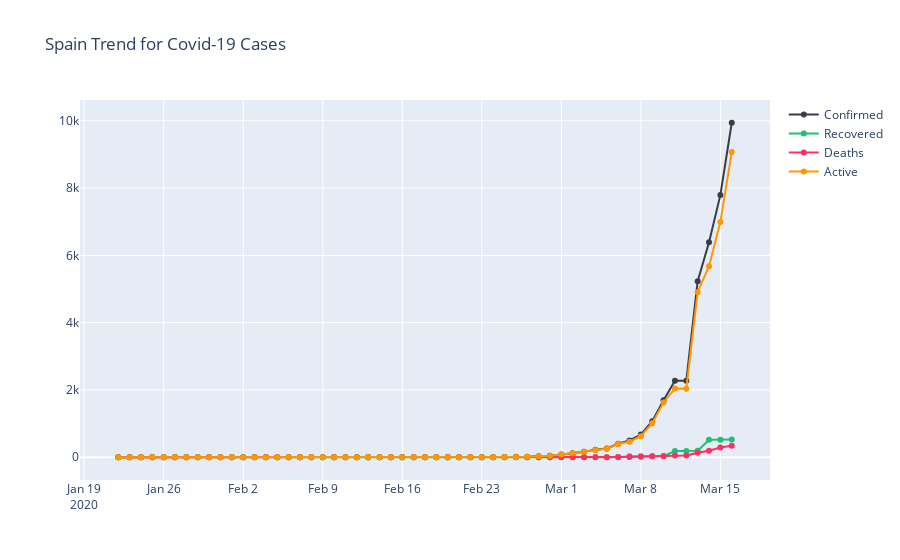

Here is the notebook cell this chart was saved with:
### Code cell
is_spain = df_master['Country'] == 'Spain'
temp = df_master[is_spain].groupby('Date')['Confirmed','Recovered','Deaths','Active'].sum().reset_index()
fig = go.Figure()
trace1 = go.Scatter(x=temp['Date'],
                    y=temp['Confirmed'],
                    mode='lines+markers',
                    name='Confirmed',
                    marker=dict(color=cnf,))

trace2 = go.Scatter(x=temp['Date'],
                    y=temp['Recovered'],
                    mode='lines+markers',
                    name='Recovered',
                    marker=dict(color=rec,))

trace3 = go.Scatter(x=temp['Date'],
                    y=temp['Deaths'],
                    mode='lines+markers',
                    name='Deaths',
                    marker=dict(color=dth,))

trace4 = go.Scatter(x=temp['Date'],
                    y=temp['Active'],
                    mode='lines+markers',
                    name='Active',
                    marker=dict(color=act,))

fig.add_trace(trace1)
fig.add_trace(trace2)
fig.add_trace(trace3)
fig.add_trace(trace4)
fig.update_layout(title='Spain Trend for Covid-19 Cases')
fig.show()
